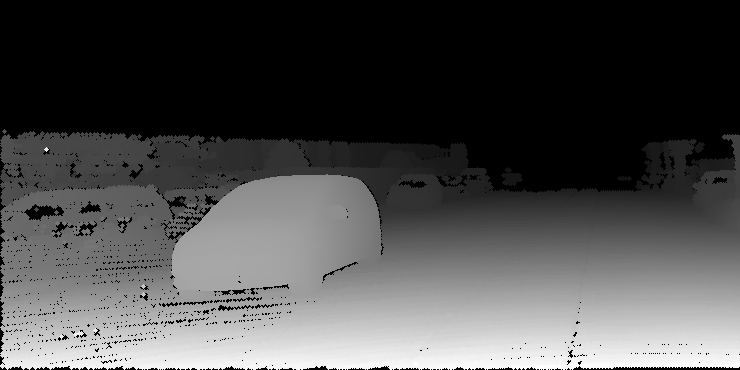
%> input picture demo_prepped_images/example-00001GT.png, 740 x 370 px
$ octave loss_func.m   (GNU Octave 9; MATLAB toolbox functions it lacks are replaced by stand-ins)
%> lines starting %> are read from the running program, lines starting %| are printed output that depends on the picture; long printed decimals are rounded
close all;

%% Plot the loss function over the value of the estimated (pixel) depth

pd = linspace(0.1, 0.9, 50);    % estimated depth values
pn = 0.75;     % avg value of neighbors
pt = 0.5;       % the ground-truth pixel

gamma = .5;    % How much to weight the neighborhood

epsilon = 0.1;  % ignore difference < epsilon

% Compare to neighborhood
Lh = abs( pd - pn ).^2;
% Compare to ground truth
Lt = abs( pd - pt ).^2;
% Combined loss
Lc = (1-gamma) * Lt + (gamma) * Lh;

figure();
plot(pd, Lc, pd, Lt, pd, Lh)
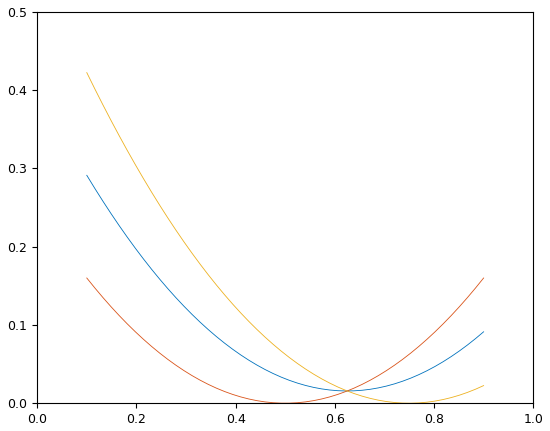
%> figure redrawn from the program's plot data; curve peaks at x = 0.1, y = 0.291; curve peaks at x = 0.1, y = 0.16; curve peaks at x = 0.1, y = 0.423


%% Plot loss over grid of pd & pn

psize = 101;

pd = linspace(0, 1, psize);   % estimated depth values
pn = linspace(0, 1, psize);   % avg value of neighbors
pt = 0.5;                   % the ground-truth pixel


% Reshape into 2d grid
pdGrid = repmat(pn, psize, 1);
pn = reshape(pn, psize, 1);
pnGrid = repmat(pn, 1, psize);

% Compare to neighborhood
Lh = abs( pdGrid - pnGrid ).^2;
% Compare to ground truth
Lt = abs( pdGrid - pt ).^2;
% Combined loss
Lc = (1-gamma) * Lt + (gamma) * Lh;

figure();
%plot(pd, Lc, pd, Lt, pd, Lh)
mesh(pdGrid, pnGrid, Lc);
xlabel('depth estimation');
ylabel('neighborhood average');
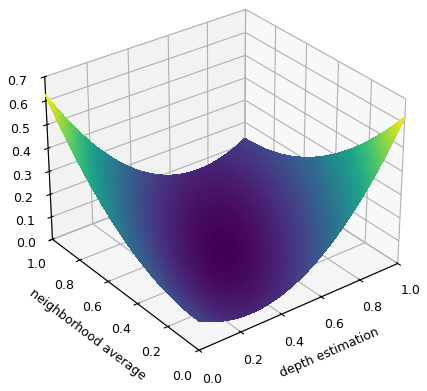
%> figure redrawn from the program's plot data


%% Compare losses between two images

% Load a ground truth image
gtFile = '../demo_prepped_images/example-00001GT.png';
gtImg = imread(gtFile);
%> gtImg is the input picture: size 370x740 uint16; min 0, max 16406, mean 4920.3
%gtImg = im2uint8(gtImg);            % Expected range [0, 256]
%gtImg2 = gtImg .* 0.0039; % Convert to [0, 1]
gtImg = im2double(gtImg);
%> gtImg: size 370x740 double
gtImg = imresize(gtImg, [128, 256]);
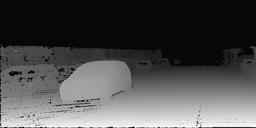
%> gtImg: size 128x256 double; min -0.00736, max 0.257, mean 0.0752; drawn with min black and max white
gtImg = gtImg - mean(mean(gtImg)) + 0.5;    % Center around 0.5
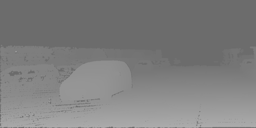
%> gtImg: size 128x256 double; min 0.417, max 0.682, mean 0.5

% Create an image of noise
noise1 = ones(128, 256) .* 0.5;
noise1 = imnoise(noise1, 'speckle', 0.01);

noise2 = abs(noise1 - 0.5);

nullIm = zeros(128, 256);

noise4 = imnoise(gtImg, 'speckle', 0.01);
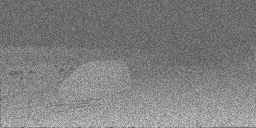
%> noise4: size 128x256 double; min 0.347, max 0.79, mean 0.5

nullIm2 = ones(128, 256) .* 0.55;

shiftIm = gtImg + 0.05;

% Get Euclidian distance
%eLoss1 = pdist2(noise1, gtImg);
%eLoss2 = pdist2(noise2, gtImg);

eLoss1 = (sum(sum( (noise1 - gtImg).^2 )));
%> eLoss1 = 285
eLoss2 = (sum(sum( (noise2 - gtImg).^2 )));
%> eLoss2 = 7057.1
eLoss3 = (sum(sum( (nullIm - gtImg).^2 )));
%> eLoss3 = 8395.2
eLoss4 = (sum(sum( (noise4 - gtImg).^2 )));
%> eLoss4 = 84.48
eLoss5 = (sum(sum( (nullIm2 - gtImg).^2 )));
%> eLoss5 = 285.2
eLoss6 = (sum(sum( (shiftIm - gtImg).^2 )));
%> eLoss6 = 81.92

H = [0 .25 0; .25 0 .25; 0 .25 0];
%NOTE: this approach still affects the edges
% To see this, run: V = ones(3, 3).*0.5; conv2(V, H, 'same')
nbAv1 = conv2(noise1, H, 'same');
nLoss1 = sum(sum( (1 - gamma).*((noise1 - gtImg).^2) + (gamma).*((noise1 -  nbAv1).^2) ));
%> nLoss1 = 200.2
%nLoss1 = sqrt(nLoss1);
nbAv2 = conv2(noise2, H, 'same');
nLoss2 = sum(sum( (1 - gamma).*((noise2 - gtImg).^2) + (gamma).*((noise2 -  nbAv2).^2) ));
%> nLoss2 = 3541.3
%nLoss2 = sqrt(nLoss2);
nbAv3 = conv2(nullIm, H, 'same');
nLoss3 = sum(sum( (1 - gamma).*((nullIm - gtImg).^2) + (gamma).*((nullIm -  nbAv3).^2) ));
%> nLoss3 = 4197.6
%nLoss3 = sqrt(nLoss3);
nbAv4 = conv2(noise4, H, 'same');
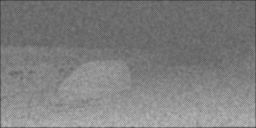
%> nbAv4: size 128x256 double; min 0.208, max 0.756, mean 0.497
nLoss4 = sum(sum( (1 - gamma).*((noise4 - gtImg).^2) + (gamma).*((noise4 -  nbAv4).^2) ));
%> nLoss4 = 101.4
%nLoss4 = sqrt(nLoss4);
nbAv5 = conv2(nullIm2, H, 'same');
nLoss5 = sum(sum( (1 - gamma).*((nullIm2 - gtImg).^2) + (gamma).*((nullIm2 -  nbAv5).^2) ));
%> nLoss5 = 149.9
%nLoss5 = sqrt(nLoss5);
nbAv6 = conv2(shiftIm, H, 'same');
nLoss6 = sum(sum( ((1 - gamma).*((shiftIm - gtImg).^2)) + ((gamma).*((shiftIm -  nbAv6).^2)) ));
%> nLoss6 = 47.82
%nLoss6 = sqrt(nLoss6);

tText = sprintf('tests performed : noise 0.5, noise 0, flat 0, noise GT, flat N, shift GT');
eText = sprintf('Euclidian Losses: %0.5f, %0.5f, %0.5f, %0.5f, %0.5f, %0.5f ', eLoss1, eLoss2, eLoss3, eLoss4, eLoss5, eLoss6);
nText = sprintf('Newly defined Lc: %0.3f, %0.3f, %0.3f, %0.3f, %0.3f, %0.3f ', nLoss1, nLoss2, nLoss3, nLoss4, nLoss5, nLoss6);
disp(tText);
disp(eText);
%| Euclidian Losses: 284.969, 7057.127, 8395.248, 84.485, 285.168, 81.920
disp(nText);
%| Newly defined Lc: 200.167, 3541.320, 4197.624, 101.393, 149.919, 47.818


% Normalize error such that L(flat 0 image) = 1
eText = sprintf('Euclidian Losses: %0.5f, %0.5f, %0.5f, %0.5f, %0.5f, %0.5f ', eLoss1/eLoss3, eLoss2/eLoss3, eLoss3/eLoss3, eLoss4/eLoss3, eLoss5/eLoss3, eLoss6/eLoss3);
nText = sprintf('Newly defined Lc: %0.5f, %0.5f, %0.5f, %0.5f, %0.5f, %0.5f ', nLoss1/nLoss3, nLoss2/nLoss3, nLoss3/nLoss3, nLoss4/nLoss3, nLoss5/nLoss3, nLoss6/nLoss3);
disp(eText);
%| Euclidian Losses: 0.03394, 0.8406, 1.000, 0.01006, 0.03397, 0.00976
disp(nText);
%| Newly defined Lc: 0.04769, 0.8437, 1.000, 0.02415, 0.03572, 0.01139


% [24 lines of commented-out code are left out]

$ run again, with demo_prepped_images/example-00004GT.png copied over demo_prepped_images/example-00001GT.png
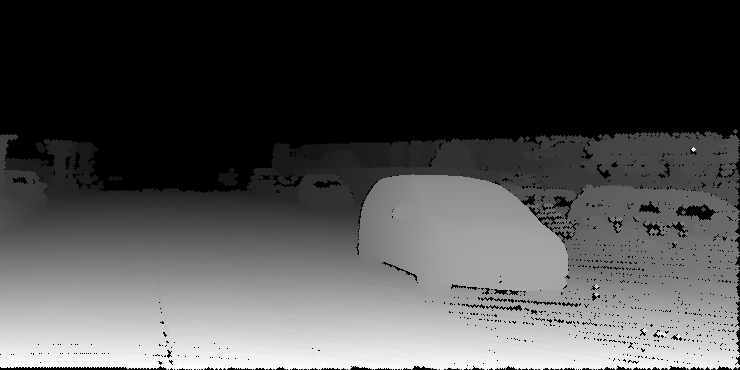
%> input picture demo_prepped_images/example-00004GT.png, 740 x 370 px
%> gtImg is the input picture: size 370x740 uint16; min 0, max 16406, mean 4920.3
%> `noise4 = imnoise(gtImg, 'speckle', 0.01);`:
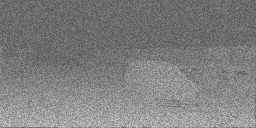
%> noise4: size 128x256 double; min 0.349, max 0.793, mean 0.5
%> eLoss1 = 284.2
%> eLoss2 = 7056.6
%> eLoss3 = 8395.2
%> eLoss4 = 84.53
%> eLoss5 = 285.2
%> eLoss6 = 81.92
%> nLoss1 = 199.8
%> nLoss2 = 3541.1
%> nLoss3 = 4197.6
%> `nbAv4 = conv2(noise4, H, 'same');`:
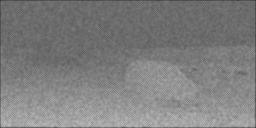
%> nbAv4: size 128x256 double; min 0.208, max 0.756, mean 0.497
%> nLoss4 = 101.2
%> nLoss5 = 149.9
%> nLoss6 = 47.82
%| Euclidian Losses: 284.196, 7056.616, 8395.248, 84.532, 285.168, 81.920
%| Newly defined Lc: 199.780, 3541.064, 4197.624, 101.183, 149.919, 47.818
%| Euclidian Losses: 0.03385, 0.8406, 1.000, 0.01007, 0.03397, 0.00976
%| Newly defined Lc: 0.04759, 0.8436, 1.000, 0.0241, 0.03572, 0.01139

$ run again, with demo_prepped_images/00001GT.png copied over demo_prepped_images/example-00001GT.png
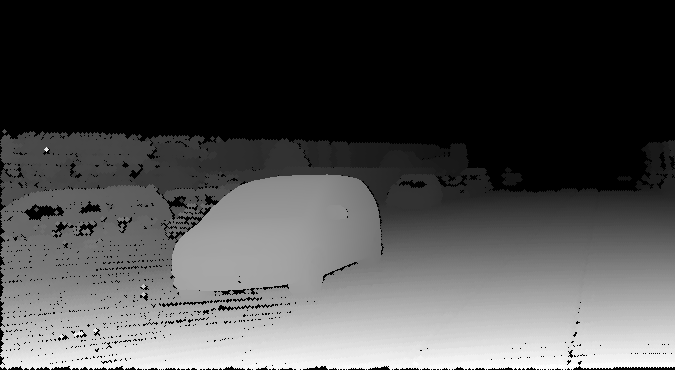
%> input picture demo_prepped_images/00001GT.png, 675 x 370 px
%> gtImg is the input picture: size 370x675 uint16; min 0, max 16406, mean 4940.3
%> `gtImg = imresize(gtImg, [128, 256]);`:
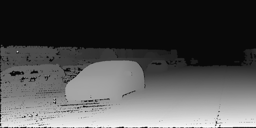
%> gtImg: size 128x256 double; min -0.0102, max 0.257, mean 0.0755; drawn with min black and max white
%> `noise4 = imnoise(gtImg, 'speckle', 0.01);`:
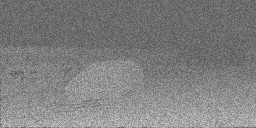
%> noise4: size 128x256 double; min 0.345, max 0.791, mean 0.5
%> eLoss1 = 284.8
%> eLoss2 = 7056.7
%> eLoss3 = 8395.1
%> eLoss4 = 84.48
%> eLoss5 = 285
%> eLoss6 = 81.92
%> nLoss1 = 200.1
%> nLoss2 = 3541.1
%> nLoss3 = 4197.6
%> nLoss4 = 101.4
%> nLoss5 = 149.9
%> nLoss6 = 47.95
%| Euclidian Losses: 284.842, 7056.707, 8395.115, 84.483, 285.035, 81.920
%| Newly defined Lc: 200.103, 3541.110, 4197.557, 101.353, 149.853, 47.949
%| Euclidian Losses: 0.03393, 0.8406, 1.000, 0.01006, 0.03395, 0.00976
%| Newly defined Lc: 0.04767, 0.8436, 1.000, 0.02415, 0.0357, 0.01142

$ run again, with demo_prepped_images/00001L.png copied over demo_prepped_images/example-00001GT.png
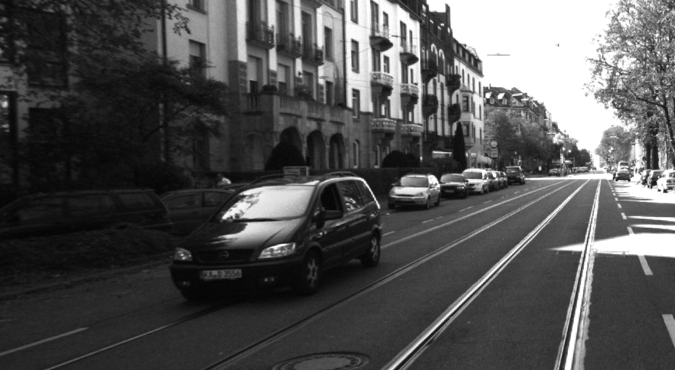
%> input picture demo_prepped_images/00001L.png, 675 x 370 px
%> gtImg is the input picture: size 370x675 uint8; min 4, max 255, mean 81.3
%> eLoss1 = 2624.9
%> eLoss2 = 9400.2
%> eLoss3 = 10734.5
%> eLoss4 = 147.8
%> eLoss5 = 2624.4
%> eLoss6 = 81.92
%> nLoss1 = 1370.1
%> nLoss2 = 4712.9
%> nLoss3 = 5367.3
%> `nbAv4 = conv2(noise4, H, 'same');`:
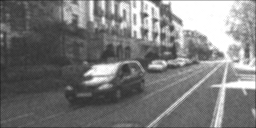
%> nbAv4: size 128x256 double; min 0.137, max 1, mean 0.48
%> nLoss4 = 153.4
%> nLoss5 = 1319.6
%> `nbAv6 = conv2(shiftIm, H, 'same');`:
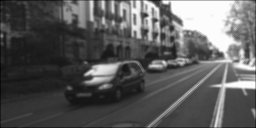
%> nbAv6: size 128x256 double; min 0.164, max 1.24, mean 0.547; drawn with min black and max white
%> nLoss6 = 92.06
%| Euclidian Losses: 2624.929, 9400.210, 10734.523, 147.846, 2624.443, 81.920
%| Newly defined Lc: 1370.146, 4712.862, 5367.262, 153.416, 1319.557, 92.063
%| Euclidian Losses: 0.2445, 0.8757, 1.000, 0.01377, 0.2445, 0.00763
%| Newly defined Lc: 0.2553, 0.8781, 1.000, 0.02858, 0.2459, 0.01715
